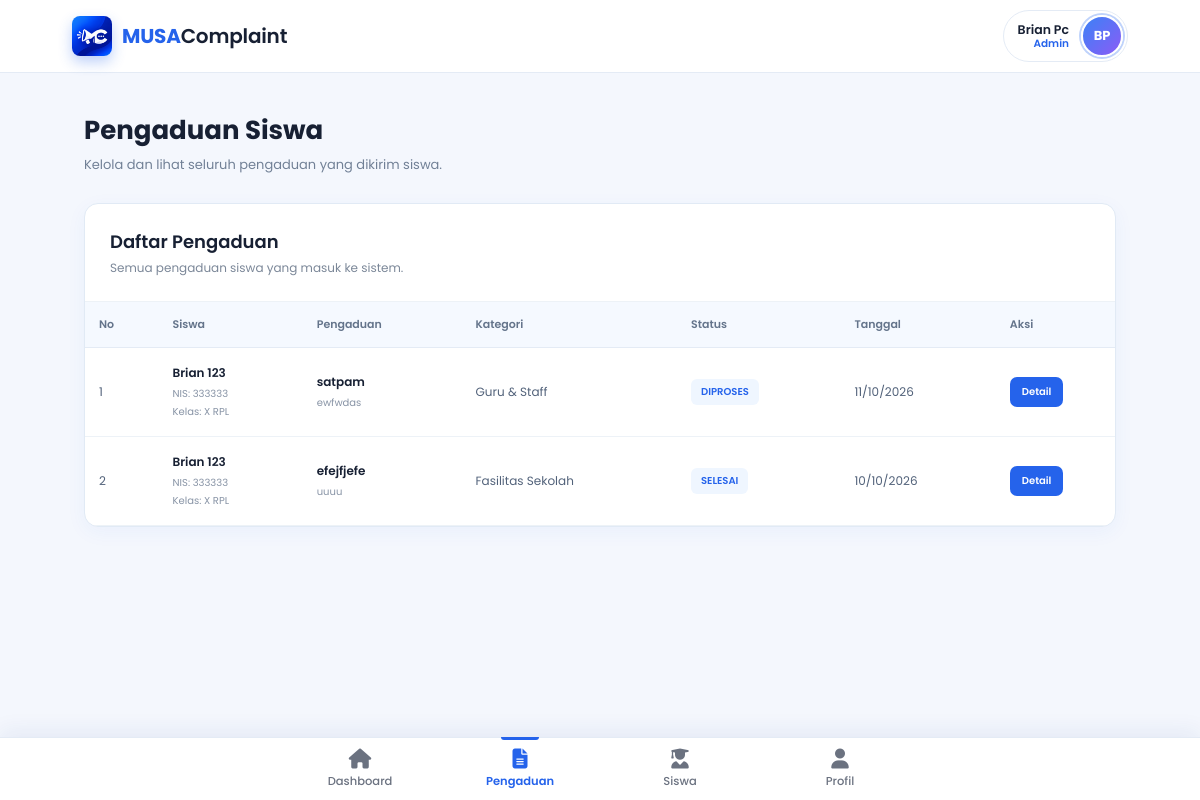
The page /admin/pengaduan.php (signed in) on the database its author committed.
### tables this page shows
CREATE TABLE `pengaduan` (
  `id_pengaduan` int UNSIGNED NOT NULL,
  `id_siswa` int UNSIGNED NOT NULL,
  `id_kategori` int UNSIGNED NOT NULL,
  `id_status` int UNSIGNED NOT NULL,
  `judul` varchar(200) NOT NULL,
  `isi_pengaduan` text NOT NULL,
  `lokasi` varchar(255) DEFAULT NULL,
  `created_at` timestamp NULL DEFAULT CURRENT_TIMESTAMP,
  `updated_at` timestamp NULL DEFAULT CURRENT_TIMESTAMP ON UPDATE CURRENT_TIMESTAMP,
  `dilihat_siswa_at` datetime DEFAULT NULL
);

CREATE TABLE `siswa` (
  `id_siswa` int UNSIGNED NOT NULL,
  `nis` varchar(30) NOT NULL,
  `nama` varchar(100) NOT NULL,
  `kelas` varchar(50) NOT NULL,
  `email` varchar(100) NOT NULL,
  `username` varchar(50) NOT NULL,
  `password` varchar(255) NOT NULL,
  `role` enum('siswa') NOT NULL DEFAULT 'siswa',
  `created_at` timestamp NULL DEFAULT CURRENT_TIMESTAMP,
  `foto` text
);

CREATE TABLE `kategori` (
  `id_kategori` int UNSIGNED NOT NULL,
  `nama_kategori` varchar(100) NOT NULL,
  `deskripsi` text
);

CREATE TABLE `status_pengaduan` (
  `id_status` int UNSIGNED NOT NULL,
  `nama_status` varchar(50) NOT NULL,
  `deskripsi` text
);

### admin/pengaduan.php (the view, shortened to what this page needs)
<?php
require_once "../config/database.php";
$query = $conn->query("
    SELECT
        p.id_pengaduan,
        p.judul,
        p.lokasi,
        p.created_at,
        s.nama AS nama_siswa,
        s.nis,
        s.kelas,
        k.nama_kategori,
        sp.nama_status
    FROM pengaduan p
    INNER JOIN siswa s
        ON p.id_siswa = s.id_siswa
    INNER JOIN kategori k
        ON p.id_kategori = k.id_kategori
    INNER JOIN status_pengaduan sp
        ON p.id_status = sp.id_status
    ORDER BY p.created_at DESC
");
?>
<!DOCTYPE html>
<html lang="id">
<head>
    <link
        rel="stylesheet"
        href="../asests/css/admin_pengaduan.css"
    >
</head>
<body>
<?php $halaman_aktif = "pengaduan"; include __DIR__ . "/navbar.php"; ?>
<main class="container">
    <div class="page-header">
        <div>
            <h1>
                Pengaduan Siswa
            </h1>
            <p>
                Kelola dan lihat seluruh pengaduan yang dikirim siswa.
            </p>
        </div>
    </div>
    <section class="card">
        <div class="card-header">
            <div>
                <h2>
                    Daftar Pengaduan
                </h2>
                <p>
                    Semua pengaduan siswa yang masuk ke sistem.
                </p>
            </div>
        </div>
        <div class="table-wrapper">
            <table>
                <thead>
                    <tr>
                        <th>
                            No
                        </th>
                        <th>
                            Siswa
                        </th>
                        <th>
                            Pengaduan
                        </th>
                        <th>
                            Kategori
                        </th>
                        <th>
                            Status
                        </th>
                        <th>
                            Tanggal
                        </th>
                        <th>
                            Aksi
                        </th>
                    </tr>
                </thead>
                <tbody>
                <?php if ($query && $query->num_rows > 0): ?>
                    <?php $no = 1; ?>
                    <?php while ($data = $query->fetch_assoc()): ?>
                        <tr>
                            <td>
                                <?= $no++; ?>
                            </td>
                            <td>
                                <div class="student">
                                    <strong>
                                        <?= htmlspecialchars(
                                            $data["nama_siswa"]
                                        ); ?>
                                    </strong>
                                    <span>
                                        NIS:
                                        <?= htmlspecialchars(
                                            $data["nis"]
                                        ); ?>
                                    </span>
                                    <span>
                                        Kelas:
                                        <?= htmlspecialchars(
                                            $data["kelas"]
                                        ); ?>
                                    </span>
                                </div>
                            </td>
                            <td>
                                <div class="complaint">
                                    <strong>
                                        <?= htmlspecialchars(
                                            $data["judul"]
                                        ); ?>
                                    </strong>
                                    <span>
                                        <?= htmlspecialchars(
                                            $data["lokasi"]
                                        ); ?>
                                    </span>
                                </div>
                            </td>
                            <td>
                                <?= htmlspecialchars(
                                    $data["nama_kategori"]
                                ); ?>
                            </td>
                            <td>
                                <span class="status">
                                    <?= htmlspecialchars(
                                        $data["nama_status"]
                                    ); ?>
                                </span>
                            </td>
                            <td>
                                <?= date(
                                    "d/m/Y",
                                    strtotime($data["created_at"])
                                ); ?>
                            </td>
                            <td>
                                <a
                                    href="detail_pengaduan.php?id=<?= $data["id_pengaduan"]; ?>"
                                    class="detail-button"
                                >
                                    Detail
                                </a>
                            </td>
                        </tr>
                    <?php endwhile; ?>
                <?php endif; ?>
                </tbody>
            </table>
        </div>
    </section>
</main>
</body>
</html>

### admin/navbar.php (shortened to what this page needs)
<?php
require_once __DIR__ . "/helpers.php";
$halaman_aktif = $halaman_aktif ?? "";
$adm_id = (int) ($_SESSION["user_id"] ?? 0);
$adm = [
    "nama"       => $_SESSION["nama"] ?? "Admin",
    "username"   => "",
    "email"      => "",
    "foto"       => "",
    "created_at" => null,
];
$adm_stmt = false;
try {
    $adm_stmt = $conn->prepare("
        SELECT nama, username, email, foto, created_at
        FROM admin
        WHERE id_admin = ?
    ");
} catch (Throwable $e) {
    $adm_stmt = false;
}
if ($adm_stmt) {
    $adm_stmt->bind_param("i", $adm_id);
    $adm_stmt->execute();
    $adm_row = $adm_stmt->get_result()->fetch_assoc();
    if ($adm_row) {
        $adm = array_merge(
            $adm,
            array_filter($adm_row, function ($nilai) { return $nilai !== null; })
        );
    }
}
$adm_foto = fotoValid($adm["foto"]);
?>
<link rel="stylesheet"
      href="https://cdnjs.cloudflare.com/ajax/libs/font-awesome/6.5.1/css/all.min.css">
<link rel="stylesheet"
      href="../asests/css/admin_dashboard.css">
<header class="adm-navbar">
    <a href="admin_dashboard.php" class="adm-logo">
        <img src="../asests/foto/logo.png"
             alt="Logo MUSA Complaint"
             class="adm-logo-icon">
        <span class="adm-logo-text"><b>MUSA</b>Complaint</span>
    </a>
    <button type="button"
            class="adm-profile-btn"
            data-bs-toggle="modal"
            data-bs-target="#modalProfilAdmin"
            aria-label="Buka kartu profil saya">
        <span class="adm-profile-name">
            <strong><?= htmlspecialchars($adm["nama"]); ?></strong>
            <small>Admin</small>
        </span>
        <?= avatarHtml($adm["nama"], $adm_foto, "adm-av adm-av-nav"); ?>
    </button>
</header>
<nav class="adm-bottom-nav" aria-label="Navigasi admin">
    <div class="adm-bn-inner">
        <a href="admin_dashboard.php"
           class="adm-bn-item <?= $halaman_aktif === "dashboard" ? "active" : ""; ?>">
            <i class="fa-solid fa-house" aria-hidden="true"></i>
            <span>Dashboard</span>
        </a>
        <a href="pengaduan.php"
           class="adm-bn-item <?= $halaman_aktif === "pengaduan" ? "active" : ""; ?>">
            <i class="fa-solid fa-file-lines" aria-hidden="true"></i>
            <span>Pengaduan</span>
        </a>
        <a href="siswa.php"
           class="adm-bn-item <?= $halaman_aktif === "siswa" ? "active" : ""; ?>">
            <i class="fa-solid fa-user-graduate" aria-hidden="true"></i>
            <span>Siswa</span>
        </a>
        <button type="button"
                class="adm-bn-item <?= $halaman_aktif === "profil" ? "active" : ""; ?>"
                data-bs-toggle="modal"
                data-bs-target="#modalProfilAdmin">
            <i class="fa-solid fa-user" aria-hidden="true"></i>
            <span>Profil</span>
        </button>
    </div>
</nav>

### admin/helpers.php (shortened to what this page needs)
<?php
if (!function_exists("fotoValid")) {
    function fotoValid($url)
    {
        $url = trim((string) $url);
        return preg_match('#^https?://#i', $url) ? $url : "";
    }
}
if (!function_exists("inisialNama")) {
    function inisialNama($nama)
    {
        $kata = preg_split('/\s+/', trim((string) $nama));
        $hasil = "";
        foreach (array_slice($kata, 0, 2) as $k) {
            $hasil .= mb_strtoupper(mb_substr($k, 0, 1, "UTF-8"), "UTF-8");
        }
        return $hasil !== "" ? $hasil : "?";
    }
}
if (!function_exists("avatarHtml")) {
    function avatarHtml($nama, $foto = "", $kelas = "adm-av")
    {
        $foto = fotoValid($foto);
        $html = '<span class="' . $kelas . '"><b>' . htmlspecialchars(inisialNama($nama)) . '</b>';
        if ($foto !== "") {
            $html .= '<img src="' . htmlspecialchars($foto) . '" alt=""'
                . ' loading="lazy" onerror="this.remove()">';
        }
        return $html . '</span>';
    }
}

### asests/css/admin_pengaduan.css (style rules this page uses)
* { margin: 0; padding: 0; box-sizing: border-box; }
body { font-family: 'Poppins', sans-serif; background: #f5f9ff; color: #172033; }
.container { width: 86%; max-width: 1250px; margin: auto; padding: 38px 0 60px; }
.page-header { margin-bottom: 28px; }
.page-header h1 { font-size: 26px; font-weight: 700; margin-bottom: 5px; }
.page-header p { color: #718096; font-size: 13px; }
.card { background: #ffffff; border: 1px solid #e1eaf5; border-radius: 14px; box-shadow: 0 5px 20px rgba(37, 99, 235, 0.05); overflow: hidden; }
.card-header { padding: 24px 25px; border-bottom: 1px solid #edf2f7; }
.card-header h2 { font-size: 18px; font-weight: 600; margin-bottom: 4px; }
.card-header p { font-size: 12px; color: #7b8798; }
.table-wrapper { width: 100%; overflow-x: auto; }
table { width: 100%; min-width: 1050px; border-collapse: collapse; }
thead { background: #f5f9ff; }
th { padding: 14px; text-align: left; font-size: 11px; font-weight: 600; color: #64748b; border-bottom: 1px solid #e4ebf5; }
td { padding: 16px 14px; font-size: 12px; color: #52627a; border-bottom: 1px solid #edf2f7; vertical-align: middle; }
tbody tr { transition: 0.2s ease; }
.student strong, .complaint strong { display: block; color: #172033; font-size: 12px; font-weight: 600; margin-bottom: 4px; }
.student span, .complaint span { display: block; color: #8793a5; font-size: 10px; margin-top: 2px; }
.status { display: inline-block; padding: 5px 10px; border-radius: 6px; background: #eff6ff; color: #2563eb; font-size: 10px; font-weight: 600; white-space: nowrap; }
.detail-button { display: inline-block; padding: 7px 12px; border-radius: 7px; background: #2563eb; color: #ffffff; font-size: 10px; font-weight: 600; text-decoration: none; transition: 0.2s ease; }

### rows shown on the page
pengaduan: id_siswa.nama "Brian 123", id_siswa.nis "333333", id_siswa.kelas "X RPL", judul "satpam", lokasi "ewfwdas", id_kategori.nama_kategori "Guru & Staff", id_status.nama_status "DIPROSES", created_at "11/10/2026"
pengaduan: id_siswa.nama "Brian 123", id_siswa.nis "333333", id_siswa.kelas "X RPL", judul "efejfjefe", lokasi "uuuu", id_kategori.nama_kategori "Fasilitas Sekolah", id_status.nama_status "SELESAI", created_at "10/10/2026"

### other values the page prints
$adm["nama"] "Brian Pc"
inisialNama($nama) "BP"
